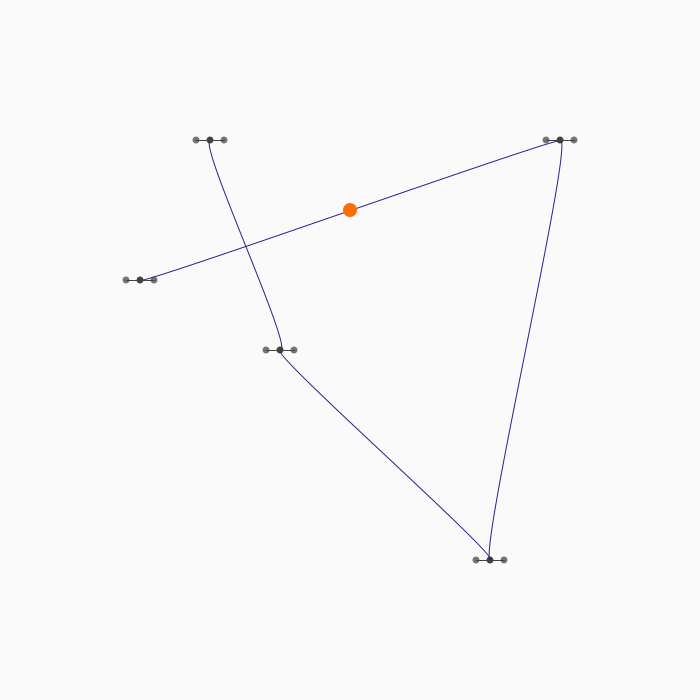
Frame 1 (no input)
Frame 60 (the mouse pressed at the canvas centre just before this capture): identical to frame 1, image omitted
Frame 120 (the mouse held since frame 60 and released just before this capture): identical to frame 1, image omitted

The Processing sketch that drew this single still picture (run headless with seeded random() and noise(); from frame 60 on, the mouse is pressed at the canvas centre):

// Processing sketch: robot_arm_animation_tool
// ── robot_arm_animation_tool.pde
Curve curve;
InteractionManager g;
AnimationTool a;

void setup()
{
  size(700, 700);
  surface.setResizable(true);

  g = new InteractionManager(this);
  g.setupGrid(1, 100);

  curve = new Curve(this, g);
  curve.addPoint(20,40);
  curve.addPoint(80,20);
  curve.addPoint(70,80);
  curve.addPoint(40,50);
  curve.addPoint(30,20);
  
  a = new AnimationTool(this, g);
  a.setCurve(curve);
  a.startAnimation();
}

void draw()
{
  background(#fafafa);
}
// ── AnimationTool.pde
public class AnimationTool
{
  Curve curve;
  ArrayList<BezierPoint> points;
  InteractionManager g;
  PApplet p;
  AnimationPlayhead ap;
  boolean playing = false;

  AnimationTool(PApplet p, InteractionManager g)
  {
    this.p = p;
    this.g = g;
    setupEvents(p);
    ap = new AnimationPlayhead();
    points = null;
  }

  void setupEvents(PApplet p)
  {
    p.registerMethod("draw", this);
    //p.registerMethod("keyEvent", this);
  }

  void setCurve(Curve curve)
  {
    this.curve = curve;
  }

  void draw()
  {
    updatePlayhead();
    drawPlayhead();
  }

  void updatePoints()
  {
    if (points == null)
      return;
    if (!points.equals(curve.getPoints()))
    {
      points = curve.getPoints();
    }
  }

  void startAnimation()
  {
   ap.setPoints(curve.getPoints().get(0), curve.getPoints().get(1));
   playing = true;
  }

  void updatePlayhead()
  {
    
  }


  void drawPlayhead() {
    if (ap.getPos() != null && playing)
    {
      DisplayManager d = g.getDisplayManager();
      noStroke();
      fill(#FF6D00);
      d.ellipse(ap.getPos().x, ap.getPos().y, 2);
    }
  }
}

class AnimationPlayhead
{
  float t, len, speed;
  int deltaTime, lastTimestamp;
  BezierPoint[] points;

  AnimationPlayhead()
  {
    points = null;
    t = 0.5;
  }

  void setPoints(BezierPoint point1, BezierPoint point2)
  {
    points = new BezierPoint[2];
    points[0] = point1;
    points[1] = point2;
    t = t % 1;
  }

  PVector getPos()
  {
    if (points != null)
    {
      // https://stackoverflow.com/a/32841764
      float x = (1 - t) * (1 - t) * (1 - t) * points[0].getPos(0).x + 3 * (1 - t) * (1 - t ) * t * points[0].getPos(2).x + 3 * (1 - t) * t * t * points[1].getPos(1).x + t * t * t * points[1].getPos(0).x;
      float y = (1 - t) * (1 - t) * (1 - t) * points[0].getPos(0).y + 3 * (1 - t) * (1 - t ) * t * points[0].getPos(2).y + 3 * (1 - t) * t * t * points[1].getPos(1).y + t * t * t * points[1].getPos(0).y;
      return new PVector(x, y);
    } else {
      return null;
    }
  }
  
  // http://www.carlosicaza.com/2012/08/12/an-more-efficient-way-of-calculating-the-length-of-a-bezier-curve-part-ii/

  void calculateDeltaTime()
  {
    int thisTimestamp = millis();
    deltaTime = thisTimestamp - lastTimestamp;
    lastTimestamp = thisTimestamp;
  }
}
// ── Curves.pde
public class Curve
{
  ArrayList<BezierPoint> bezierPoints;
  PApplet p;
  InteractionManager g;
  BezierPoint lastActive;
  BezierPoint previouslastActive;
  boolean focusMode = false;
  int focusOnPoint = -1;

  Curve(PApplet p, InteractionManager g)
  {
    setupEvents(p);
    this.p = p;
    this.g = g;
    bezierPoints = new ArrayList<BezierPoint> ();
  }

  void setupEvents(PApplet p)
  {
    p.registerMethod("draw", this);
    p.registerMethod("keyEvent", this);
  }

  void draw()
  {
    drawCurve();
    drawLastActive();
    focus();
  }

  public void keyEvent(KeyEvent e)
  {
    if (e.getAction() == KeyEvent.RELEASE)
    {
      switch(e.getKey())
      {
      case 'a':
        addKey();
        break;
      case 'd':
        deleteKey();
        break;
      case 's':
        unselectKey();
        break;
      case 'f':
        toggleFocusMode();
        break;
      }
    }
  }

  void deleteKey()
  {
    if (lastActive != null)
    {
      int deletedIndex = bezierPoints.indexOf(lastActive);
      lastActive.destroy();
      bezierPoints.remove(lastActive);
      if (deletedIndex > 0)
      {
        lastActive = bezierPoints.get(deletedIndex - 1);
      } else if (bezierPoints.size() > 0)
      {
        lastActive = bezierPoints.get(deletedIndex);
      } else {
        lastActive = null;
      }
    }
  }

  void addKey()
  {
    DisplayManager d = g.getDisplayManager();
    PVector pos = new PVector(d.getMouseX(), d.getMouseY());
    pos = d.constrainToAcitveArea(pos);

    if (lastActive != null && bezierPoints.size() > 1)
    {
      int addNewAfter = bezierPoints.indexOf(lastActive);
      addPoint(pos.x, pos.y, addNewAfter + 1);
      lastActive = bezierPoints.get(addNewAfter + 1);
    } else
    {
      addPoint(pos.x, pos.y);
      lastActive = bezierPoints.get(bezierPoints.size() - 1);
    }
  }

  void unselectKey()
  {
    lastActive = null;
  }

  BezierPoint getActivePoint()
  {
    for (int i = 0; i < bezierPoints.size(); i++)
    {
      if (bezierPoints.get(i).isActive())
      {
        return bezierPoints.get(i);
      }
    }
    return null;
  }

  void toggleFocusMode()
  {
    focusMode = !focusMode;
    focusOnPoint = -1;
    focus();
  }

  void focus()
  {
    int index = bezierPoints.indexOf(lastActive);
    if (index != focusOnPoint) {
      if (focusMode && lastActive != null)
      {
        focusOnPoint = index;
        for (int i = 0; i < bezierPoints.size(); i++)
        {
          BezierPoint point = bezierPoints.get(i);
          point.showPoints(0, false);
          point.showPoints(1, false);
          point.showPoints(2, false);

          if (i == index - 2)
          {
            point.showPoints(0, true);
            point.showPoints(2, true);
          } else if (i == index || i == index - 1 || i == index + 1) {
            point.showPoints(0, true);
            point.showPoints(1, true);
            point.showPoints(2, true);
          } else if (i == index + 2) {
            point.showPoints(0, true);
            point.showPoints(1, true);
          }
        }
      } else {
        focusOnPoint = index;
        for (int i = 0; i < bezierPoints.size(); i++)
        {
          BezierPoint point = bezierPoints.get(i);
          point.showPoints(0, true);
          point.showPoints(1, true);
          point.showPoints(2, true);
        }
      }
    }
  }

  void drawCurve()
  {
    if (bezierPoints.size() >= 2)
    {
      DisplayManager d = g.getDisplayManager();
      noFill();
      stroke(#311B92);
      for (int i = 0; i < bezierPoints.size() - 1; i++)
      {
        BezierPoint point1 = bezierPoints.get(i);
        BezierPoint point2 = bezierPoints.get(i + 1);
        d.bezier(point1.getPos(0).x, point1.getPos(0).y, point1.getPos(2).x, point1.getPos(2).y, point2.getPos(1).x, point2.getPos(1).y, point2.getPos(0).x, point2.getPos(0).y);
      }
    }
  }

  void drawLastActive()
  {
    BezierPoint active = getActivePoint();
    if (active != null)
      lastActive = active;

    if (lastActive != null)
    {
      DisplayManager d = g.getDisplayManager();
      PVector pos = lastActive.getPos(0);
      noFill();
      stroke(#9575CD);
      d.ellipse(pos.x, pos.y, 2);
    }
  }

  void addPoint(float x, float y)
  {
    bezierPoints.add(new BezierPoint(p, g, x, y));
  }

  void addPoint(float x, float y, int index)
  {
    bezierPoints.add(index, new BezierPoint(p, g, x, y));
  }

  ArrayList<BezierPoint> getPoints()
  {
    return bezierPoints;
  }
}

public class BezierPoint
{
  InteractionElementAbstract anchor, control1, control2;
  PVector anchorOffset;
  PApplet p;

  BezierPoint(PApplet p, InteractionManager g, float x, float y)
  {
    setupBezier(x, y);
    setupEvents(p);
  }

  void setupBezier(float x, float y)
  {
    anchor = g.registerDraggable(x, y, .5);
    anchorOffset = anchor.getPos().copy();
    control1 = g.registerDraggable(x - 2, y, .5);
    control1.setMoveConstrain(false);
    control1.setColors(#757575, #bdbdbd);
    control2 = g.registerDraggable(x + 2, y, .5);
    control2.setMoveConstrain(false);
    control2.setColors(#757575, #bdbdbd);
  }

  void destroy()
  {
    g.unregisterInteractionElement(anchor);
    g.unregisterInteractionElement(control1);
    g.unregisterInteractionElement(control2);
    p.unregisterMethod("draw", this);
  }

  void setupEvents(PApplet p)
  {
    this.p = p;
    p.registerMethod("draw", this);
  }

  void draw()
  {
    pointMovement();
    drawConnections();
  }

  void drawConnections()
  {
    noFill();
    stroke(#424242);
    DisplayManager d = g.getDisplayManager();
    if (control1.getVisibility())
      d.line(control1.getPos().x, control1.getPos().y, anchor.getPos().x, anchor.getPos().y);
    if (control2.getVisibility())
      d.line(control2.getPos().x, control2.getPos().y, anchor.getPos().x, anchor.getPos().y);
  }

  void pointMovement()
  {
    if (anchor.isActive())
    {
      moveWithAnchor(control1);
      moveWithAnchor(control2);
      anchorOffset = anchor.getPos().copy();
    }
    if (control1.isActive())
      rotateAroundAnchor(control1, control2);
    if (control2.isActive())
      rotateAroundAnchor(control2, control1);
  }

  void moveWithAnchor(InteractionElementAbstract element)
  {
    element.getPos().sub(anchorOffset);
    element.getPos().add(anchor.getPos());
  }

  void rotateAroundAnchor(InteractionElementAbstract element1, InteractionElementAbstract element2)
  {
    element2.getPos().sub(anchor.getPos());
    float angle = PVector.sub(element1.getPos(), anchor.getPos()).heading() + PI;
    float mag = element2.getPos().mag();
    element2.getPos().set(cos(angle) * mag, sin(angle) * mag);
    element2.getPos().add(anchor.getPos());
  }

  PVector getPos(int index)
  {
    if (index == 0)
      return anchor.getPos();
    if (index == 1)
      return control1.getPos();
    if (index == 2)
      return control2.getPos();
    return null;
  }

  boolean isActive()
  {
    if (anchor.isActive() || control1.isActive() || control2.isActive())
      return true;
    return false;
  }

  void showPoints(int index, boolean show)
  {
    if (index == 0)
      anchor.setVisibility(show);
    if (index == 1)
      control1.setVisibility(show);
    if (index == 2)
      control2.setVisibility(show);
  }
}
// ── DisplayManager.pde
class DisplayManager
{
  PApplet p5;
  float aspectRatio;
  float scale;

  DisplayManager(PApplet p5)
  {
    this.p5 = p5;
    aspectRatio = 1;
    scale = 1;
  }

  void setAspectRatio(float aspectRatio)
  {
    this.aspectRatio = aspectRatio;
  }

  void setGridScale(float scale)
  {
    this.scale = scale;
  }

  float s(float convertToPixels)
    // converts distances to screen pixels;
  {
    if ((float) width / height <= aspectRatio)
    {
      return convertToPixels / scale * width / aspectRatio;
    } else
    {
      return convertToPixels / scale * height;
    }
  }

  float w(float convertToPixels)
    // converts horizontal coordinates to screen pixels
  {

    if ((float) width / height <= aspectRatio)
    {
      return convertToPixels / scale * width;
    } else
    {
      return convertToPixels / scale * height * aspectRatio;
    }
  }

  float h(float convertToPixels)
    // converts vertical coordinates to screen pixels
  {

    if ((float) width / height >= aspectRatio)
    {
      return convertToPixels / scale * height;
    } else
    {
      return convertToPixels / scale * width / aspectRatio;
    }
  }

  boolean widerThanAspectRatio()
  {
    if ((float) width / height > aspectRatio)
    {
      return true;
    }
    return false;
  }

  float getScaleHorizontal()
  {
    return scale;
  }

  float getScaleVertical()
  {
    return scale * aspectRatio;
  }

  float x(float convertToPixels)
    // adds an offset to w() to keep the screen space centered
  {
    float val = w(convertToPixels);
    if (widerThanAspectRatio())
    {
      val += (width - height * aspectRatio) / 2;
    }
    return val;
  }

  float y(float convertToPixels)
    // adds an offset to h() to keep the screen space centered
  {
    float val = h(convertToPixels);
    if (!widerThanAspectRatio())
    {
      val += + (height - width / aspectRatio) / 2;
    }
    return val;
  }

  PVector constrainToAcitveArea(PVector pos)
  {
    if (pos.x < 0)
      pos.x = 0;
    if (pos.x > scale)
      pos.x = scale;
    if (pos.y < 0)
      pos.y = 0;
    if (pos.y > scale)
      pos.y = scale;
    return pos;
  }

  void line(float a, float b, float c, float d)
  {
    p5.line(x(a), y(b), x(c), y(d));
  }

  void rect(float a, float b, float c, float d)
  {
    p5.rect(x(a), y(b), w(c), h(d));
  }

  void ellipse(float a, float b, float c)
  {
    p5.ellipse(x(a), y(b), s(c), s(c));
  }

  void ellipse(float a, float b, float c, float d)
  {
    p5.ellipse(x(a), y(b), w(c), h(d));
  }

  void quad(float a, float b, float c, float d, float e, float f, float g, float h)
  {
    p5.quad(x(a), y(b), x(c), y(d), x(e), y(f), x(g), y(h));
  }

  void arc(float a, float b, float c, float d, float e, float f)
  {
    arc(a, b, c, d, e, f, OPEN);
  }

  void arc(float a, float b, float c, float d, float e, float f, int mode)
  {
    p5.arc(x(a), y(b), w(c), h(d), e, f, mode);
  }

  void arc(float a, float b, float c, float d, float e)
  {
    p5.arc(x(a), y(b), s(c), s(c), d, e, OPEN);
  }

  void triangle(float a, float b, float c, float d, float e, float f)
  {
    p5.triangle(x(a), y(b), x(c), y(d), x(e), y(f));
  }

  void bezier(float a, float b, float c, float d, float e, float f, float g, float h)
  {
    p5.bezier(x(a), y(b), x(c), y(d), x(e), y(f), x(g), y(h));
  }

  float getScreenPixelToGridHorizontal(float convertToGrid)
  {
    if ((float) width / height <= aspectRatio)
    {
      return (float) convertToGrid / width * scale;
    } else
    {
      float offset = (float) (width - height) / 2;
      return map(convertToGrid, offset, width - offset, 0, scale);
    }
  }

  float getScreenPixelToGridVertical(float convertToGrid)
  {
    if ((float) width / height >= aspectRatio)
    {
      return (float) convertToGrid / height * scale;
    } else
    {
      float offset = (float) (height - width) / 2;
      return map(convertToGrid, offset, height - offset, 0, scale);
    }
  }

  float getMouseX()
  {
    return getScreenPixelToGridHorizontal(mouseX);
  }

  float getMouseY()
  {
    return getScreenPixelToGridVertical(mouseY);
  }

  float getPMouseX()
  {
    return getScreenPixelToGridHorizontal(pmouseX);
  }

  float getPMouseY()
  {
    return getScreenPixelToGridVertical(pmouseY);
  }

  float getDeltaMouseX()
  {
    return getScreenPixelToGridHorizontal(mouseX - pmouseX);
  }
}
// ── InteractionManager.pde
public class InteractionManager
{
  DisplayManager d;
  ArrayList<InteractionElementAbstract> interactionElements;
  PApplet p;

  InteractionManager(PApplet p)
  {
    d = new DisplayManager(p);
    this.p = p;
    interactionElements = new ArrayList<InteractionElementAbstract>();
    setupGrid(1, 100);
    setupEvents();
  }

  DisplayManager getDisplayManager()
  {
    return d;
  }

  DisplayManager d()
  {
    return getDisplayManager();
  }

  void setupGrid(float aspectRatio, float resolution)
  {
    d.setAspectRatio(aspectRatio);
    d.setGridScale(resolution);
  }

  void setupEvents()
  {
    p.registerMethod("mouseEvent", this);
    p.registerMethod("draw", this);
  }

  public void mouseEvent(MouseEvent e)
  {
    switch(e.getAction())
    {
    case MouseEvent.PRESS:
      mousePressed();
      break;
    case MouseEvent.RELEASE:
      mouseReleased();
      break;
    case MouseEvent.DRAG:
      //mouseDragged();
      break;
    }
  }

  void unregisterInteractionElement(InteractionElementAbstract element)
  {
    interactionElements.remove(element);
  }

  InteractionElementAbstract registerDraggable(float x, float y, float size)
  {
    InteractionElementDraggable element = new InteractionElementDraggable(getDisplayManager(), x, y);
    element.setRange(size);
    interactionElements.add(element);
    return element;
  }

  void draw()
  {
    holdInteractionElements();
    updateInteractionElements();
  }

  void mousePressed()
  {
    activateInteractionElements();
  }

  void mouseReleased()
  {
    deactivateInteractionElements();
  }

  void holdInteractionElements()
  {
    cursor(ARROW);
    for (int i = 0; i < interactionElements.size(); i++)
    {
      InteractionElementAbstract element = interactionElements.get(i);
      if (element.isActive())
      {
        element.interact();
      }
    }
  }

  void updateInteractionElements()
  {
    for (int i = 0; i < interactionElements.size(); i++)
    {
      InteractionElementAbstract element = interactionElements.get(i);
      element.update();
    }
  }

  void activateInteractionElements()
  {
    for (int i = interactionElements.size() - 1; i >= 0; i--)
    {
      InteractionElementAbstract element = interactionElements.get(i);
      if (element.checkMouseOver())
      {
        element.setActive(true);
        moveElementUp(i);
        break;
      }
    }
  }

  void moveElementUp(int index) 
  {
    // higher elements in the list get drawn later i.e. they visually appear to be on top
    InteractionElementAbstract moveThisUp = interactionElements.get(index);
    int newIndex = index;
    for (int i = index; i < interactionElements.size() - 1; i++)
    {
      interactionElements.set(i, interactionElements.get(i + 1));
      newIndex = i + 1;
    }
    interactionElements.set(newIndex, moveThisUp);
  }

  void deactivateInteractionElements()
  {
    for (int i = 0; i < interactionElements.size(); i++)
    {
      interactionElements.get(i).setActive(false);
    }
  }
}


// ----------------------------------------------------------------------------------------------------------------------------------------------------------------------

abstract class InteractionElementAbstract
{
  PVector pos;
  int cursor = MOVE;
  boolean active = false;
  DisplayManager d;
  boolean moveConstrain = true;
  color colorNormal = 66;
  color colorActive = 97;
  boolean visible = true;

  InteractionElementAbstract(DisplayManager d, float x, float y)
  {
    this.d = d;
    initPos(x, y);
  }

  InteractionElementAbstract(DisplayManager d, float x, float y, int cursor)
  {
    this.d = d;
    this.cursor = cursor;
    initPos(x, y);
  }

  void setMoveConstrain(boolean moveConstrain)
  {
    this.moveConstrain = moveConstrain;
  }

  void setColors(color colorNormal, color colorActive)
  {
    this.colorNormal = colorNormal;
    this.colorActive = colorActive;
  }

  void setMovementConstraint(boolean moveConstrain)
  {
    this.moveConstrain = moveConstrain;
  }

  void update()
  {
    constrainMovement();
    getColors();
    show();
  }

  void constrainMovement()
  {
    if (moveConstrain) 
    {
      if (pos.x < 0)
        pos.x = 0;
      if (pos.y < 0)
        pos.y = 0;
      if (pos.x > d.getScaleHorizontal())
        pos.x = d.getScaleHorizontal();
      if (pos.y > d.getScaleVertical())
        pos.y = d.getScaleVertical();
    }
  }

  void getColors()
  {
    noStroke();
    fill(colorNormal);
    if (active)
      fill(colorActive);
  }

  void show()
  {
  }

  boolean checkMouseOver()
  {
    return false;
  }

  void interact() {
  };


  void initPos(float x, float y)
  {
    pos = new PVector(x, y);
  }

  PVector getPos()
  {
    return pos;
  }

  void setActive(boolean active)
  {
    this.active = active;
  }

  boolean isActive()
  {
    return active;
  }

  int getCursor()
  {
    return cursor;
  }

  void setVisibility(boolean visible)
  {
    this.visible = visible;
  }

  boolean getVisibility()
  {
    return visible;
  }
}

class InteractionElementDraggable extends InteractionElementAbstract
{
  float range = 5;
  PVector offset;

  InteractionElementDraggable(DisplayManager d, float x, float y)
  {
    super(d, x, y);
  }

  InteractionElementDraggable(DisplayManager d, float x, float y, int cursor)
  {
    super(d, x, y, cursor);
  }

  void setRange(float range)
  {
    this.range = range;
  }

  void show()
  {
    if (visible)
      d.ellipse(pos.x, pos.y, 2 * range);
  }

  void initPos(float x, float y)
  {
    pos = new PVector(x, y);
    offset = new PVector(0, 0);
  }

  boolean checkMouseOver()
  {
    if (dist(d.getMouseX(), d.getMouseY(), pos.x, pos.y) <= range && visible)
    {
      return true;
    }
    return false;
  }

  void interact() {
    setToMousePos();
    cursor(getCursor());
  }

  void setToMousePos()
  {
    pos.x = d.getMouseX() + offset.x;
    pos.y = d.getMouseY() + offset.y;
  }

  void setActive(boolean active)
  {
    this.active = active;
    setMouseOffset();
  }

  void setMouseOffset()
  {
    // helps to prevent errors with the mouse delta
    offset.x = pos.x - d.getMouseX();
    offset.y = pos.y - d.getMouseY();
  }
}

// TODOs:
// Buttons
// Fader
